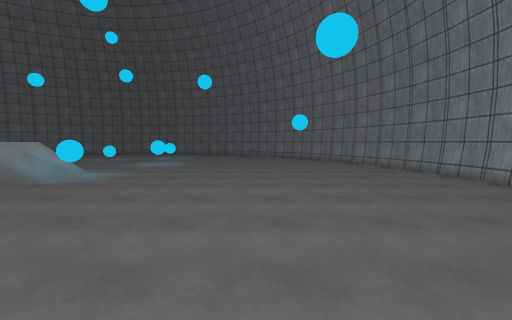
View 1 (above)

21 first-person views from a walk through a scene from a Unity 3-D project. The camera is 1.5 m above the floor, tilts 4° down and sees 90° across. The floor is counted in squares, 1 m on a side. Each view is taken from the middle of a square. On the plan, view 1 faces up. The plan holds only what a view shows up to about 13 squares ahead; the rest is blank. The place goes on beyond the plan. The player is left out. Surface patterns are stand-ins for the level's own textures.

View 2
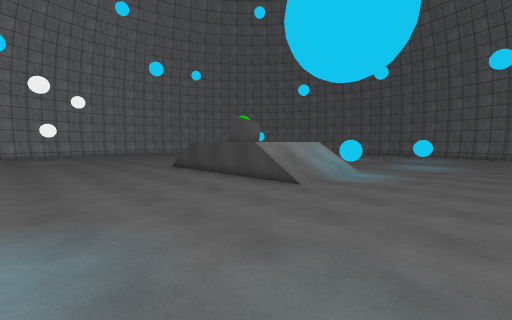

View 3
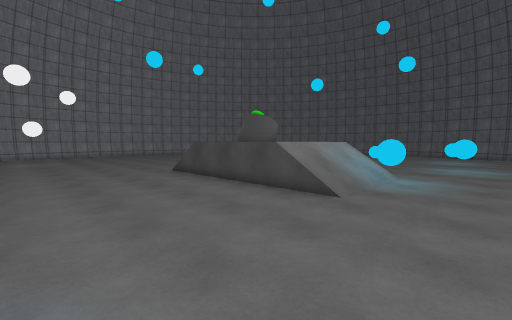

View 4
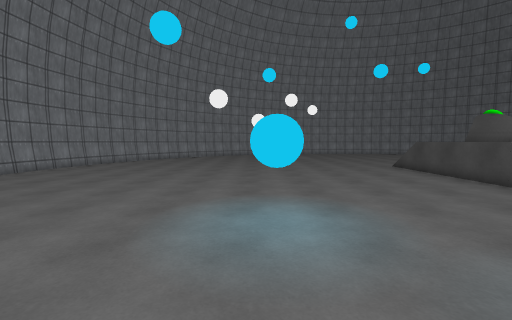

View 5
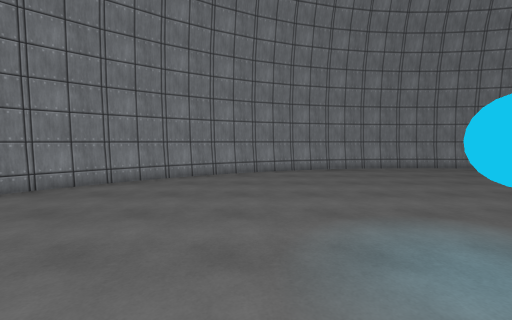

View 6
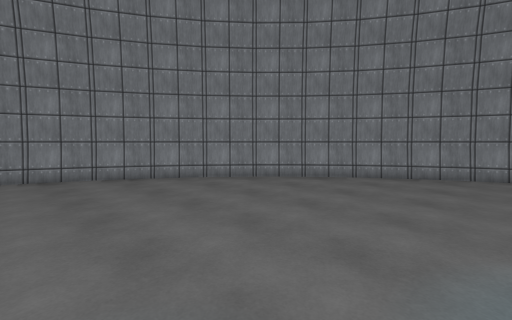

View 7
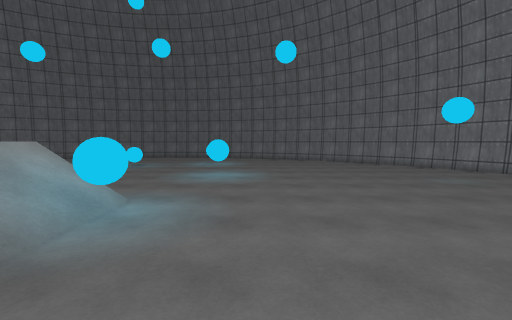

View 8
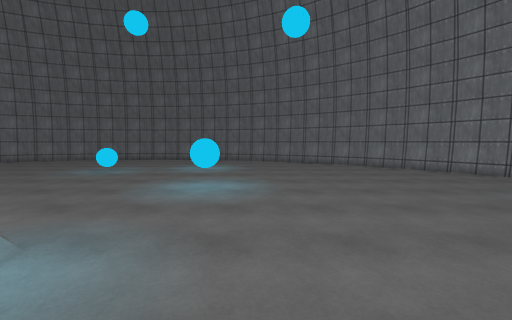

View 9
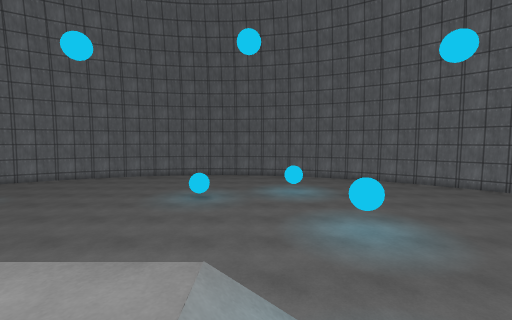

View 10
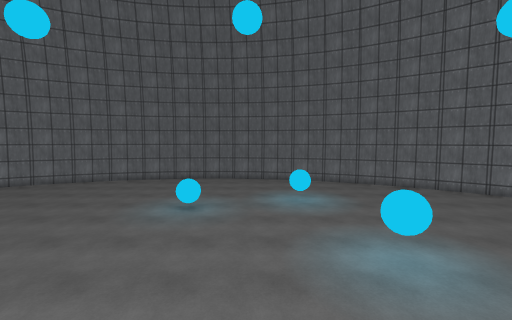

View 11
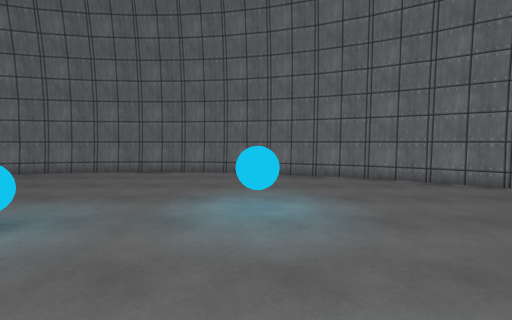

View 12
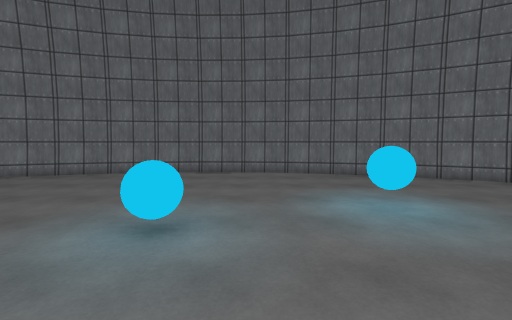

View 13
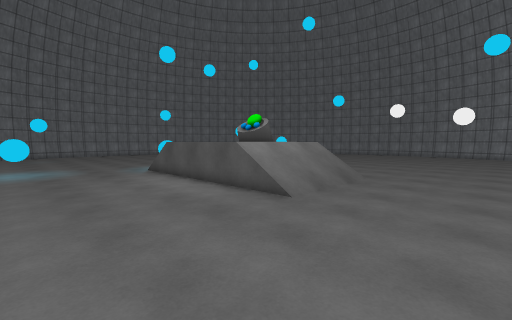

View 14
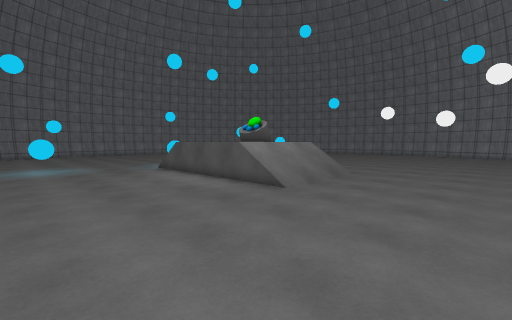

View 15
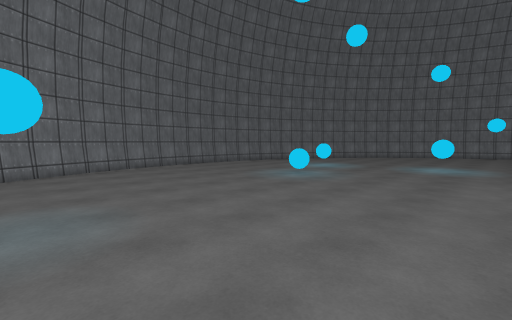

View 16
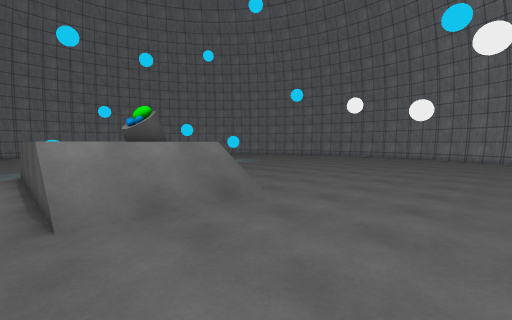

View 17
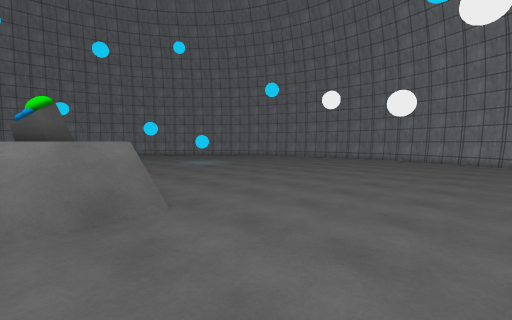

View 18
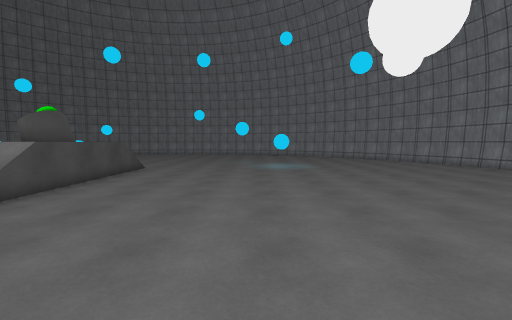

View 19
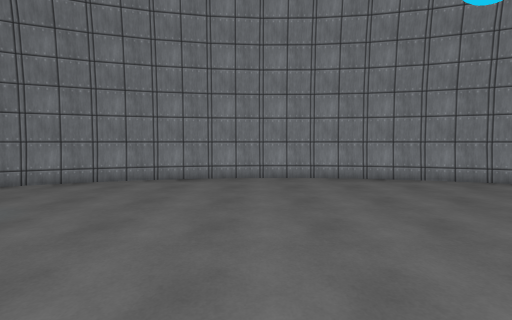

View 20
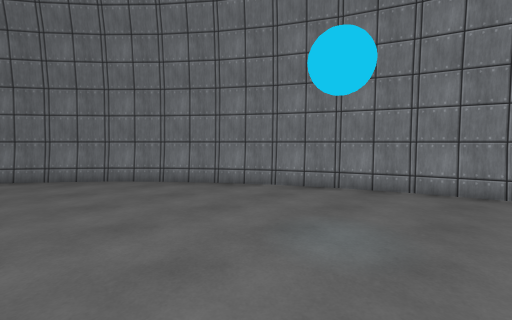

View 21
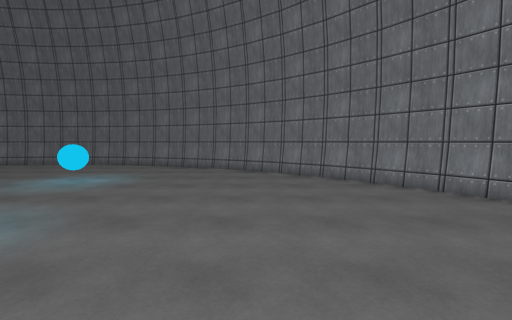

### Floor plan
Points are (right, up) in squares from view 1. A wall is a line through its corners. A room is listed if a view was taken in it or the views show most of it. See-through windows are left out.
Room 1 (views 1, 2, 3, 4, 5, 6, 7, 8, 9, 10, 11, 12, 13, 14, 15, 16, 17, 18, 19, 20, 21)
walls: (-13.1, 8.6) (-13.6, 8.8); (8.8, 9.7) (8.7, 11.9); (8.8, 7.5) (8.9, 9.8); (8.7, 11.8) (8.3, 14.1); (8.6, 5.4) (8.8, 7.6); (8.3, 13.9) (7.7, 16.1); (8.1, 3.3) (8.6, 5.5); (7.7, 16) (6.9, 18.1); (7.5, 1.3) (8.1, 3.5); (6.9, 18) (5.9, 20); (6.6, -0.7) (7.5, 1.4); (6, 20) (4.7, 21.8); (5.6, -2.6) (6.7, -0.6); (4.7, 21.7) (3.3, 23.5); (3.5, 23.4) (1.9, 25); (2.9, -6) (4.4, -4.3) (5.7, -2.4); (2, 24.9) (0.2, 26.4); (1.4, -7.5) (3.1, -5.8); (-0.3, -8.7) (1.5, -7.3); (0.3, 26.4) (-1.5, 27.7); (-1.5, 27.6) (-3.4, 28.7); (-2.2, -10) (-0.2, -8.7); (-3.3, 28.7) (-5.4, 29.5); (-4, -10.9) (-2, -9.9); (-5, -11.3) (-3.9, -10.8); (-5.3, 29.5) (-7.5, 30.2); (-7.3, 30.1) (-9.5, 30.6); (-9.4, 30.5) (-11.7, 30.8); (-11.5, 30.8) (-13.8, 30.9); (-13.6, 30.8) (-15.9, 30.6); (-15.8, 30.7) (-18.1, 30.2); (-18, 30.3) (-20.1, 29.7); (-20, 29.7) (-22.1, 28.9); (-22, 28.9) (-23.1, 28.3)
low walls: (-12, 9.1) (-12.3, 8.7); (-12, 9.2) (-12.2, 8.7); (-13.7, 8.6) (-13.9, 8.9) (-14, 9.3); (-13.8, 8.7) (-14, 9.2)
objects: other object (-13, 22) to (-12, 23); other object (-9, 11) to (-8, 12); other object (-8, 23) to (-8, 24); other object (-7, -1) to (-6, 0); other object (-7, 17) to (-6, 18)

Where each view was taken, in squares from view 1:
view 1: 0 up, 0 right, facing up
view 2: 0 up, 3 left, facing up-left
view 3: 1 up, 5 left, facing up-left
view 4: 1 down, 2 left, facing left
view 5: 2 up, 4 left, facing down
view 6: 2 up, 5 left, facing down-right
view 7: 6 up, 5 left, facing up
view 8: 9 up, 5 left, facing up
view 9: 10 up, 10 left, facing up
view 10: 12 up, 10 left, facing up
view 11: 18 up, 8 left, facing up
view 12: 18 up, 11 left, facing up
view 13: 18 up, 22 left, facing down-right
view 14: 19 up, 23 left, facing down-right
view 15: 15 up, 23 left, facing up-right
view 16: 13 up, 23 left, facing down-right
view 17: 10 up, 23 left, facing down-right
view 18: 1 up, 23 left, facing right
view 19: 10 up, 2 left, facing right
view 20: 14 up, 1 left, facing up-right
view 21: 14 up, 1 left, facing up
